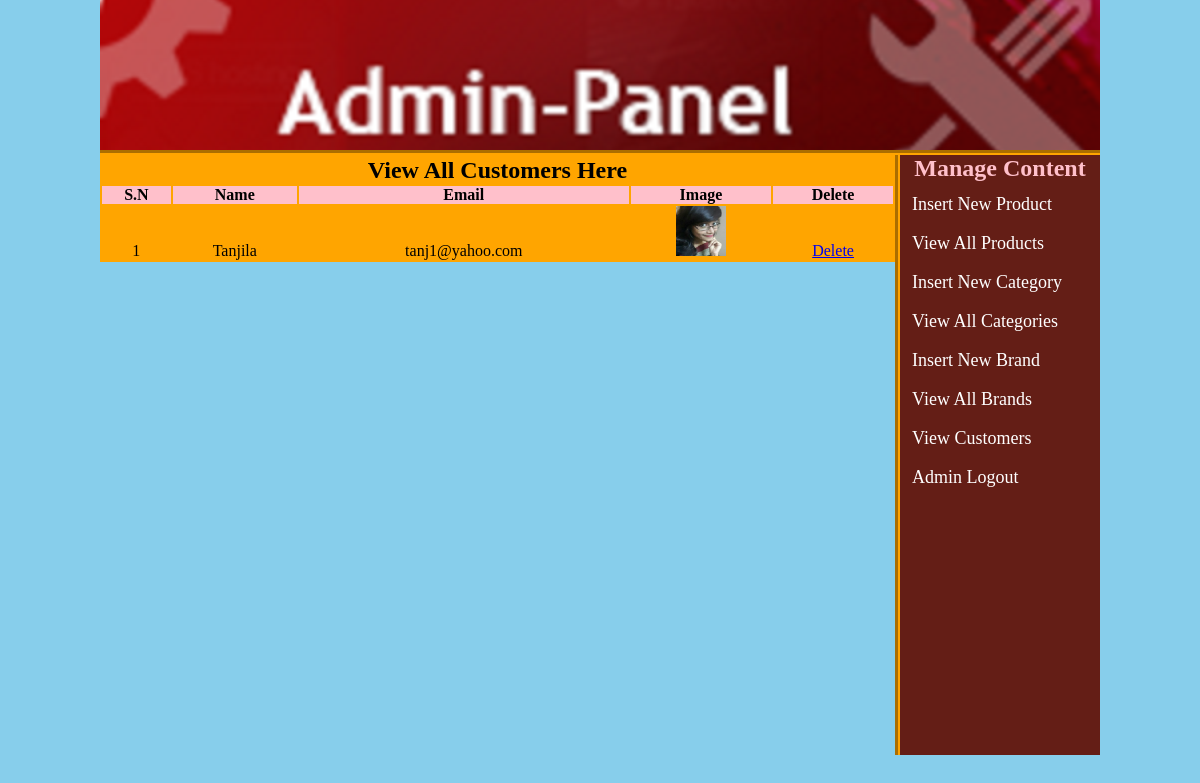
Page /admin_area/index.php?view_customers (signed in) on the committed database.
### tables this page shows
CREATE TABLE `customers` (
  `customer_id` int(10) NOT NULL,
  `customer_ip` varchar(255) NOT NULL,
  `customer_name` text NOT NULL,
  `customer_email` varchar(100) NOT NULL,
  `customer_pass` varchar(100) NOT NULL,
  `customer_country` text NOT NULL,
  `customer_city` text NOT NULL,
  `customer_contact` varchar(255) NOT NULL,
  `customer_address` text NOT NULL,
  `customer_image` text NOT NULL
);

### admin_area/view_customers.php (the view)
<table width="795" align="center" bgcolor="orange">
<tr align="center"  >
	<td colspan="6"><h2>View All Customers Here</h2></td>
</tr>
<tr align="center" bgcolor="pink">
	<th>S.N</th>
	<th>Name</th>
	<th>Email</th>
	<th>Image</th>
	<th>Delete</th>
</tr>
<?php
include("includes/db.php");
$get_c = "select * from customers";
$run_c = mysqli_query($con , $get_c);
$i = 0;
while ($row_c = mysqli_fetch_array($run_c)){
	$c_id = $row_c['customer_id'];
	$c_name = $row_c['customer_name'];
	$c_email = $row_c['customer_email'];
	$c_image = $row_c['customer_image'];
	$i++;
?>
<tr align="center">
	<td><?php echo $i; ?></td>
	<td><?php echo $c_name; ?></td>
		<td><?php echo $c_email; ?></td>
	<td><img src="../customer/customer_images/<?php echo $c_image; ?>" width="50" height="50" /></td>
	<td><a href="delete_c.php?delete_c=<?php echo $c_id; ?>">Delete</a></td>
</tr>
<?php } ?>
</table>

### admin_area/styles/style.css (style rules this page uses)
html, body, div, span, applet, object, iframe, h1, h2, h3, h4, h5, h6, p, blockquote, pre, a, abbr, acronym, address, big, cite, code, del, dfn, em, img, ins, kbd, q, s, samp, small, strike, strong, sub, sup, tt, var, b, u, i, center, dl, dt, dd, ol, ul, li, fieldset, form, label, legend, table, caption, tbody, tfoot, thead, tr, th, td, article, aside, canvas, details, embed, figure, figcaption, footer, header, hgroup, menu, nav, output, ruby, section, summary, time, mark, audio, video { margin: 0; padding: 0; border: 0; vertical-align: baseline; }
body { background:skyblue; }

### rows in the picture
customers: customer_name "Tanjila", customer_email "tanj1@yahoo.com", customer_image (picture)
